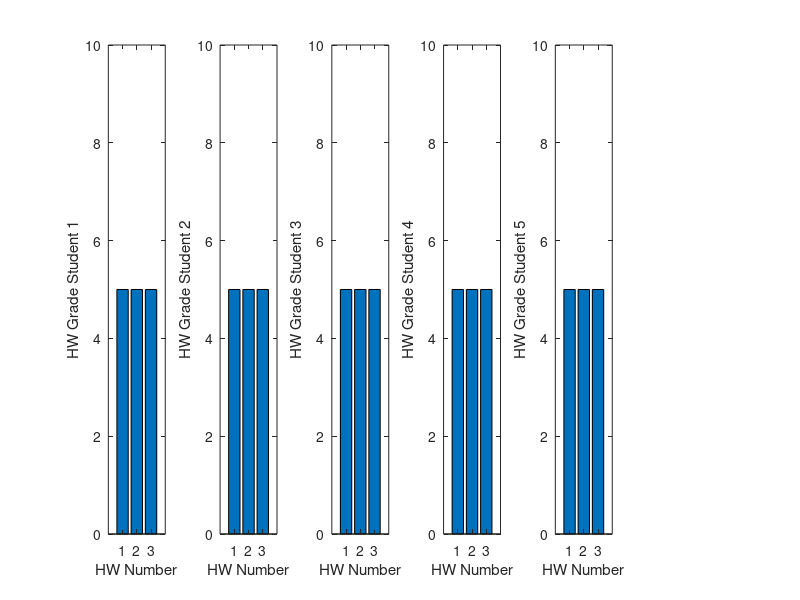

Write the MATLAB code that produced this figure. (Note: this script raises an error after producing the figure.)
clear;
clc;
close all;

n = input('How many students are there in class? ');
for i = 1:n
    students(i).ID = input('Enter student ID number ');
    students(i).hw(1) = input('Enter HW 1 Grade ');
    students(i).hw(2) = input('Enter HW 2 Grade ');
    students(i).hw(3) = input('Enter HW 3 Grade ');
    students(i).midterm = input('Enter Midterm Grade ');
    students(i).final = input('Enter Final Grade ');
    
    students(i).total = (students(i).hw(1) + students(i).hw(2) + students(i).hw(3) + students(i).midterm + students(i).final);
    students(i).hwmean = (students(i).hw(1) + students(i).hw(2) + students(i).hw(3)) / 3;
    
    students(i)
end

hold on;
subplot(1,6,1);
bar(students(1).hw);
axis([0 4 0 10]);
xlabel('HW Number')
ylabel('HW Grade Student 1')

subplot(1,6,2);
bar(students(2).hw);
axis([0 4 0 10]);
xlabel('HW Number')
ylabel('HW Grade Student 2')

subplot(1,6,3);
bar(students(3).hw);
axis([0 4 0 10]);
xlabel('HW Number')
ylabel('HW Grade Student 3')

subplot(1,6,4);
bar(students(4).hw);
axis([0 4 0 10]);
xlabel('HW Number')
ylabel('HW Grade Student 4')

subplot(1,6,5);
bar(students(5).hw);
axis([0 4 0 10]);
xlabel('HW Number')
ylabel('HW Grade Student 5')

subplot(1,6,1);
bar(students(6).hw);
axis([0 4 0 10]);
xlabel('HW Number')
ylabel('HW Grade Student 6')